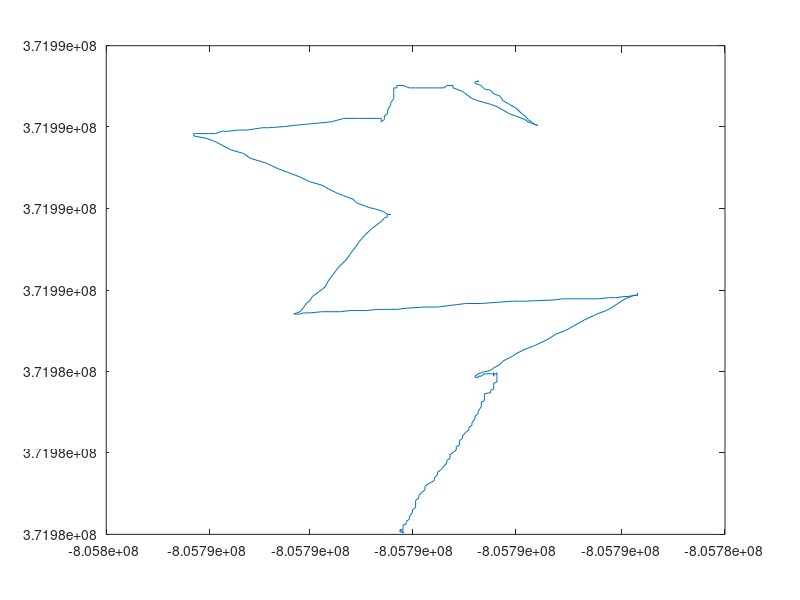
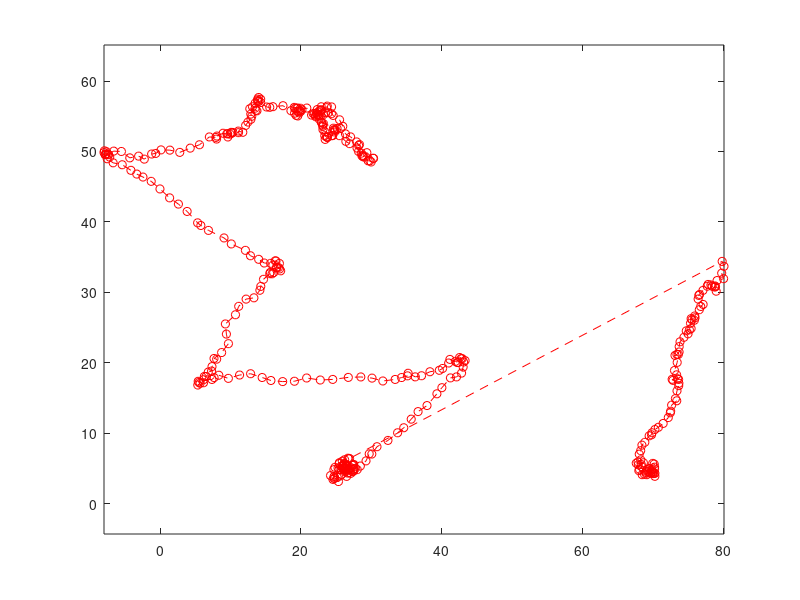

MATLAB code for these plots, in order:
% kalman filter implementation
% first start off with 1D implementation

% what is the true trajectory
% expected trajectory (inputs): 5' right -> 2' left -> 7' right
close all; clear all; clc;
% load('2018-02-25 18-10-55.tlog.mat');
% load('2018-02-25 18-23-56.tlog.mat');
% load('2018-02-25 18-29-57.tlog.mat');
load('2018-02-25 18-35-44.tlog.mat');

% Initial covariance
covariance = 1e-3*eye(2);
tempNoise = normrnd(0, 1);
u_o = [tempNoise; tempNoise];
P = covariance;
Q=0.1*eye(2);
F = eye(2);
% F(5) = 1;
% F(15) = 1;
H=eye(2);
R=0.1*eye(2);
x_o = [x_mavlink_local_position_ned_t(1,2) y_mavlink_local_position_ned_t(1,2)];
x = x_o';
xUpdate = x;
zMeas = [];

% [xGround, yGround] = deg2utm(lat_mavlink_gps_raw_int_t(:,2)/1000000, lon_mavlink_gps_raw_int_t(:,1)/1000000)

% plotXY = [];
for i = 1:length(x_mavlink_local_position_ned_t)-1
    vel = [vx_mavlink_local_position_ned_t(i,2) vy_mavlink_local_position_ned_t(i,2)]';
    deltTime = [vx_mavlink_local_position_ned_t(i+1,1)-vx_mavlink_local_position_ned_t(i,1) vy_mavlink_local_position_ned_t(i+1,1)-vy_mavlink_local_position_ned_t(i,1)]';
    tempNoise1 = normrnd(0, 1);
    tempNoise2 = normrnd(0, 1);
    u_o = [tempNoise1; tempNoise2];
    tempX=F*x(:,end)+ vel.*deltTime +u_o; % 1
    P=F*P*F'+Q; % 2
    x = [x, tempX];
    
    z = [x_mavlink_local_position_ned_t(i+1,2) y_mavlink_local_position_ned_t(i+1,2)]';
    
    temp = H*P*H'+R; % 4
    K=P*H*(temp)^(-1); % 5 There is a difference between this equation and the one on the article
    difference = z-H*tempX; % 3
    tempX1=tempX + (K*difference); % 6
    P=(eye(2)-K*H)*P; % 7
    zMeas = [zMeas,z];
    xUpdate = [xUpdate, tempX1];
    
end
% plotXY(1,:)

figure()
% hold on
% plot(xGround, yGround, '--xb')
plot(lon_mavlink_gps_raw_int_t(:,2), lat_mavlink_gps_raw_int_t(:,2))
figure()

plot(xUpdate(2,:),xUpdate(1,:), '--or')
% plot(zMeas(2,:),zMeas(1,:), '--*g')
% plot( y_mavlink_local_position_ned_t(:,2), x_mavlink_local_position_ned_t(:,2),'--og')
axis equal